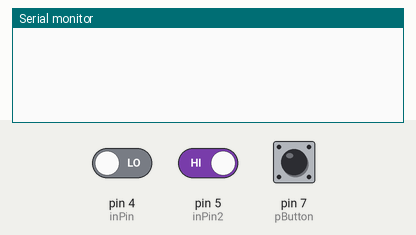
This sketch was run on a simulated Arduino Uno, built with avr-gcc and run on an emulated ATmega328P. Parts: the last lines printed to the serial monitor. The inputs (shaded band) are chosen by the test bench; at power-on: pin 7 (pButton) LOW, pin 4 (inPin) LOW, pin 5 (inPin2) HIGH.

Above: at 1.2 s.
1.3 s: pin 7 (pButton) pulled HIGH for 0.15 s
At 2.4 s:
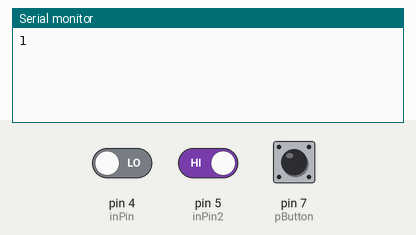
2.9 s: pin 7 (pButton) pulled HIGH for 1 s
At 3.8 s:
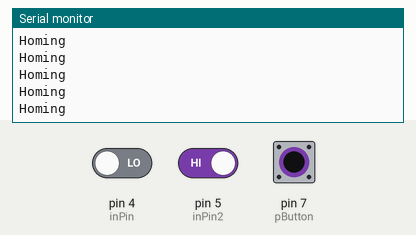
5.4 s: pin 4 (inPin) driven HIGH and pin 5 (inPin2) driven LOW and pin 7 (pButton) driven HIGH
At 6.1 s:
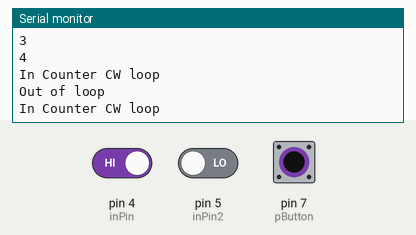
7.4 s: pin 5 (inPin2) driven HIGH
At 7.74 s:
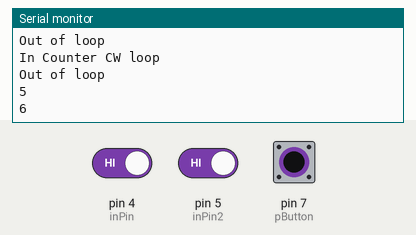
Timing chart, 0 to 9.9 s (numbered marks = the images above; inputs shaded):
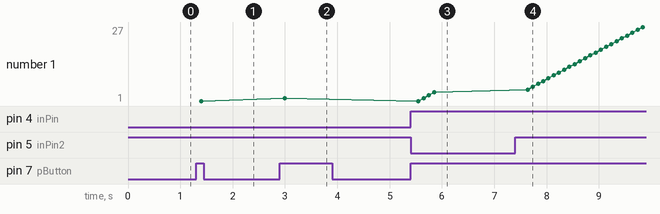

Measured:
- after the input at 1.3 s, the serial monitor: prints a new line after 0.10 s (image 1)
- after the input at 2.9 s, the serial monitor: prints a new line after 0.10 s (image 2)
- after the input at 5.4 s, the serial monitor: prints a new line after 0.15 s (image 3)
- after the input at 7.4 s, the serial monitor: prints a new line after 0.24 s (image 4)
- plotted number 1: 1 → 2 after the input at 2.9 s, 2 → 4 after the input at 5.4 s, 4 → 27 after the input at 7.4 s

The sketch:

HS_CS_Tracking.ino
```cpp
//Include the Arduino Stepper Library
#include <Stepper.h>

#define delaytime 30
#define pin1  8//these are the Arduino pins that we use to activate coils 1-4 of the stepper motor
#define pin2  9
#define pin3  10
#define pin4  11

// Define floats and integers
const float STEPS_PER_REV = 32; // Number of steps per internal motor revolution
const float GEAR_RED = 64;//  Amount of Gear Reduction
const float STEPS_PER_OUT_REV = STEPS_PER_REV * GEAR_RED;// Number of steps per geared output rotation
const int inPin = 4; //Optical switch_1 to digitial pin 4 on arduino
const int inPin2 = 5;//Optical switch_2 to digitial pin 5 on arduino
int val; //Define optical switch_1 variable as integer
int val_2; // Define optical switch_2 variable as integer
int StepsRequired;
int pButton = 7; // declares arduino digital input 7 as a push button input
int pbVal = 0; //variable for storing on button state


Stepper steppermotor(STEPS_PER_REV, 8, 10, 9, 11);

void setup(){
  pinMode(inPin, INPUT);
  pinMode(inPin2, INPUT);
  pinMode(pButton, INPUT);
  Serial.begin(9600);
}
void Step_A(){
  digitalWrite(pin1, HIGH);//turn on coil 1
  digitalWrite(pin2, LOW);
  digitalWrite(pin3, LOW);
  digitalWrite(pin4, LOW);
}
void Step_B(){
  digitalWrite(pin1, LOW);
  digitalWrite(pin2, HIGH);//turn on coil 2
  digitalWrite(pin3, LOW);
  digitalWrite(pin4, LOW);
}
void Step_C(){
  digitalWrite(pin1, LOW);
  digitalWrite(pin2, LOW);
  digitalWrite(pin3, HIGH); //turn on coil 3
  digitalWrite(pin4, LOW);
}
void Step_D(){
  digitalWrite(pin1, LOW);
  digitalWrite(pin2, LOW);
  digitalWrite(pin3, LOW);
  digitalWrite(pin4, HIGH); //turn on coil 4
}
void step_OFF(){
  digitalWrite(pin1, LOW); //power all coils down
  digitalWrite(pin2, LOW);
  digitalWrite(pin3, LOW);
  digitalWrite(pin4, LOW);
}

void pb_increment(){
  pbVal = pbVal+1;
}

void loop(){
  val = digitalRead(inPin);
  val_2 = digitalRead(inPin2);
  if(digitalRead(pButton) == HIGH){
    delay(100);
    if(digitalRead(pButton) == HIGH){
          pb_increment();
          Serial.println(pbVal);
    }
  }
 //Homing Loop
  if (pbVal == 2 && val != 1){
    val = digitalRead(inPin);
    while (val == 0){
      // Rotate CCW
      val = digitalRead(inPin);
      val_2 = digitalRead(inPin2);
      Step_D();
      delay(10);
      Step_C();
      delay(10);
      Step_B();
      delay(10);
      Step_A();
      delay(10);
      Serial.println("Homing");
    }
    pbVal = 0; //Resets pusbutton variable
  }
  //Rotational Test Start
  if (pbVal == 4 && val == 1){
    if (val >= 1 && val_2 == 0){
      while (val_2 == 0){
        // Rotate CCW
        val = digitalRead(inPin);
        val_2 = digitalRead(inPin2);
        digitalRead(pbVal);
        Step_D();
        delay(delaytime);
        Step_C();
        delay(delaytime);
        Step_B();
        delay(delaytime);
        Step_A();
        delay(delaytime);
        Serial.println("In Counter CW loop");

      if (val == 0 && val_2 >= 1){
        while (val == 0){
          val = digitalRead(inPin);
          val_2 = digitalRead(inPin2);
          digitalRead(pbVal);
          Step_A();
          delay(delaytime);
          Step_B();
          delay(delaytime);
          Step_C();
          delay(delaytime);
          Step_D();
          delay(delaytime);
          // Rotate CW 1/3 turn
          Serial.println("In CW loop");
          Serial.println(pbVal);
      }
     }
Serial.println("Out of loop");
   }
   //   delay(1000);//1 second pause
  }
 }
}
```
